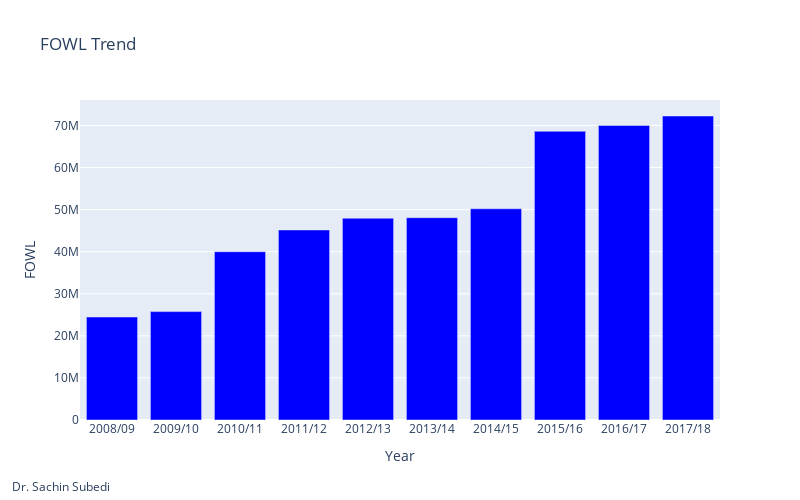

The cell this chart's notebook holds for it:
### Code cell
fig = px.bar(
    ts,
    x = "Year",
    y = "FOWL",
    title= "FOWL Trend",
   color_discrete_sequence=["blue"], 
    height=500,
    width=800)


fig.update_layout(
    annotations=[
        dict(
            x=-0.11,
            y=-0.24,
            showarrow=False,
            text="Dr. Sachin Subedi",
            xref="paper",
            yref="paper",
            )
            ,   
    ],

)
fig.show()

### Figure 1 — Plotly figure (JSON) as saved in the notebook; plotly's stock layout.template omitted (floating-point values rounded to 4 significant figures)
{"data": [{"alignmentgroup": "True", "hovertemplate": "Year=%{x}<br>FOWL=%{y}<extra></extra>", "legendgroup": "", "marker": {"color": "blue"}, "name": "", "offsetgroup": "", "orientation": "v", "showlegend": false, "textposition": "auto", "type": "bar", "x": ["2008/09", "2009/10", "2010/11", "2011/12", "2012/13", "2013/14", "2014/15", "2015/16", "2016/17", "2017/18"], "xaxis": "x", "y": [24481286, 25760373, 40000000, 45171185, 47959239, 48079406, 50195285, 68630638, 70007151, 72245732], "yaxis": "y"}], "layout": {"annotations": [{"showarrow": false, "text": "Dr. Sachin Subedi", "x": -0.11, "xref": "paper", "y": -0.24, "yref": "paper"}], "barmode": "relative", "height": 500, "legend": {"tracegroupgap": 0}, "title": {"text": "FOWL Trend"}, "width": 800, "xaxis": {"anchor": "y", "domain": [0, 1], "title": {"text": "Year"}}, "yaxis": {"anchor": "x", "domain": [0, 1], "title": {"text": "FOWL"}}}}
